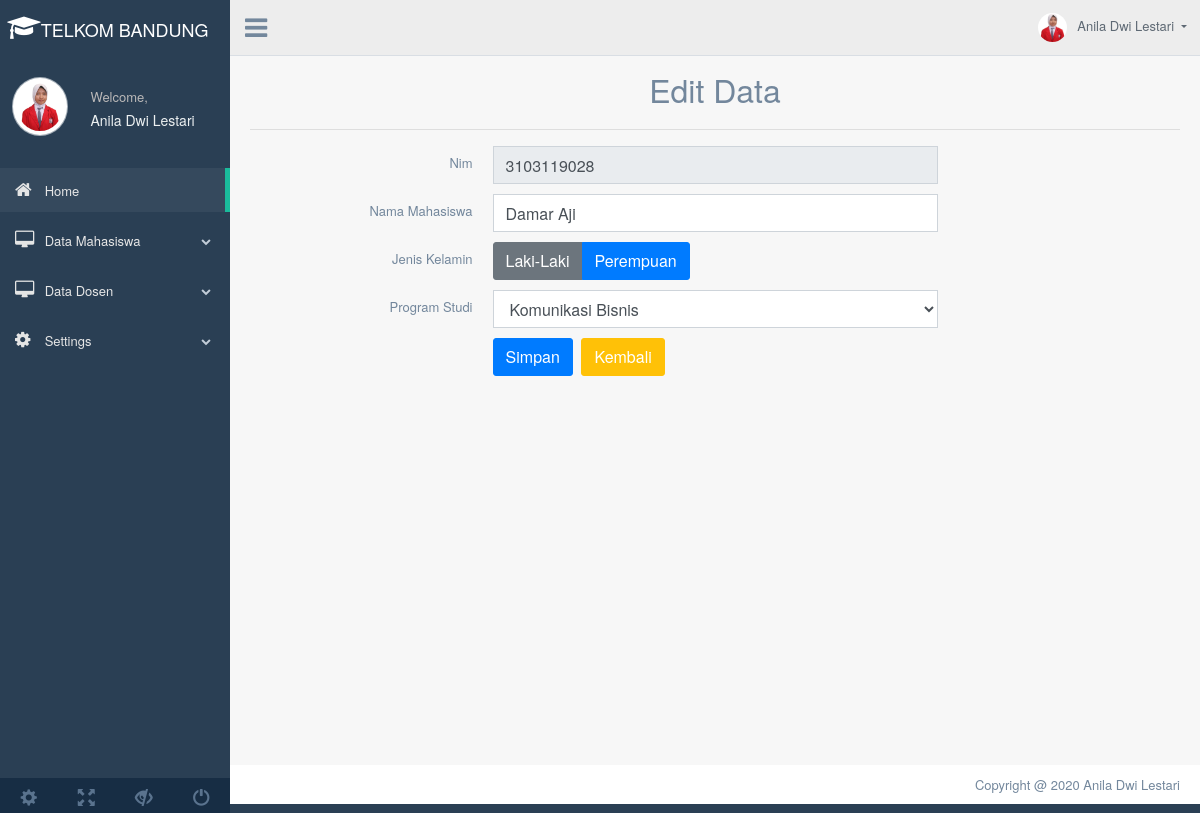
The page /index.php?page=edit_mhs&Nim=3103119028 on the database its author committed.
### tables this page shows
CREATE TABLE `mahasiswa` (
  `Nim` varchar(40) NOT NULL,
  `Nama_Mhs` varchar(40) NOT NULL,
  `Jenis_Kelamin` varchar(40) NOT NULL,
  `Program_Studi` varchar(40) NOT NULL
);

### edit.php (the view, shortened to what this page needs)
<?php include('config.php'); ?>
	<div class="container" style="margin-top:20px">
		<center><font size="6">Edit Data</font></center>
		<hr>
		<?php
		if(isset($_GET['Nim'])){
			$Nim = $_GET['Nim'];
			$select = mysqli_query($koneksi, "SELECT * FROM mahasiswa WHERE Nim='$Nim'") or die(mysqli_error($koneksi));
			if(mysqli_num_rows($select) == 0){
				echo '<div class="alert alert-warning">ID tidak ada dalam database.</div>';
				exit();
			}else{
				$data = mysqli_fetch_assoc($select);
			}
		}
		?>
		<form action="index.php?page=edit_mhs&Nim=<?php echo $Nim; ?>" method="post">
			<div class="item form-group">
				<label class="col-form-label col-md-3 col-sm-3 label-align">Nim</label>
				<div class="col-md-6 col-sm-6">
					<input type="text" name="Nim" class="form-control" size="4" value="<?php echo $data['Nim']; ?>" readonly required>
				</div>
			</div>
			<div class="item form-group">
				<label class="col-form-label col-md-3 col-sm-3 label-align">Nama Mahasiswa</label>
				<div class="col-md-6 col-sm-6">
					<input type="text" name="Nama_Mhs" class="form-control" value="<?php echo $data['Nama_Mhs']; ?>" required>
				</div>
			</div>
			<div class="item form-group">
				<label class="col-form-label col-md-3 col-sm-3 label-align">Jenis Kelamin</label>
				<div class="col-md-6 col-sm-6 ">
					<div class="btn-group" data-toggle="buttons">
						<label class="btn btn-secondary" data-toggle-class="btn-primary" data-toggle-passive-class="btn-default">
							<input type="radio" class="join-btn" name="Jenis_Kelamin" value="Laki-Laki" <?php if($data['Jenis_Kelamin'] == 'Laki-Laki'){ echo 'checked'; } ?> required>Laki-Laki
						</label>
						<label class="btn btn-primary" data-toggle-class="btn-primary" data-toggle-passive-class="btn-default">
							<input type="radio" class="join-btn" name="Jenis_Kelamin" value="Perempuan" <?php if($data['Jenis_Kelamin'] == 'Perempuan'){ echo 'checked'; } ?> required>Perempuan
						</label>
					</div>
				</div>
			</div>
			<div class="item form-group">
				<label class="col-form-label col-md-3 col-sm-3 label-align">Program Studi</label>
				<div class="col-md-6 col-sm-6">
					<select name="Program_Studi" class="form-control" required>
						<option value="Komunikasi Bisnis" <?php if($data['Program_Studi'] == 'Komunikasi Bisnis'){ echo 'selected'; } ?>>Komunikasi Bisnis</option>
					</select>
				</div>
			</div>
			<div class="item form-group">
				<div class="col-md-6 col-sm-6 offset-md-3">
					<input type="submit" name="submit" class="btn btn-primary" value="Simpan">
					<a href="index.php?page=tampil_mhs" class="btn btn-warning">Kembali</a>
				</div>
			</div>
		</form>
	</div>

### rows shown on the page
mahasiswa: Nim "3103119028", Nama_Mhs "Damar Aji", Program_Studi "Komunikasi Bisnis"
